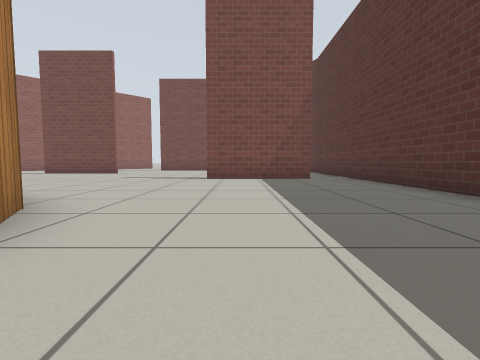
view 1 (above)

22 first-person views from a walk through a robot-simulator world made for Gazebo. The camera is 0.5 m above the floor, tilts 4° down and sees 85° across. The floor is counted in squares, 1 m on a side. Each view is taken from the middle of a square. On the plan, view 1 faces up. The plan holds only what a view shows up to about 9 squares ahead; the rest is blank. The robots in the file are not drawn. Gazebo's built-in surfaces are drawn with simple patterns.

view 2
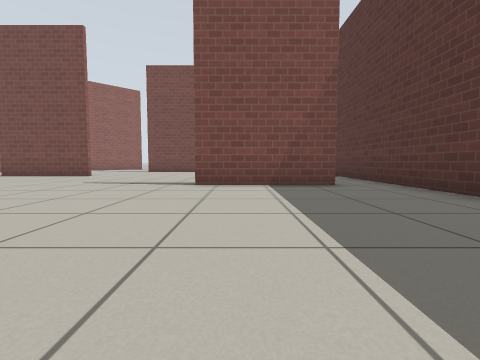

view 3
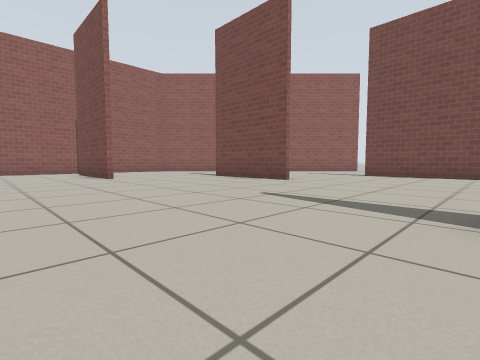

view 4
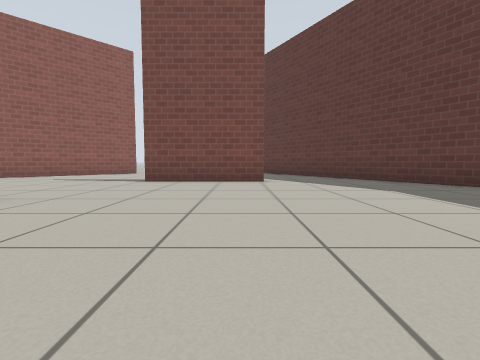

view 5
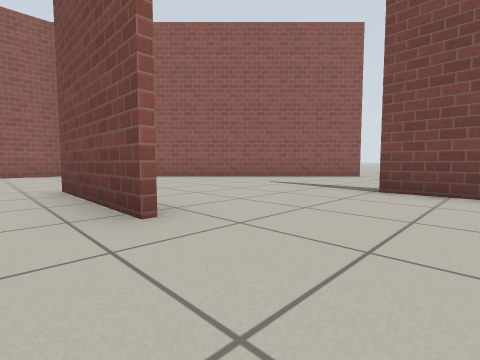

view 6
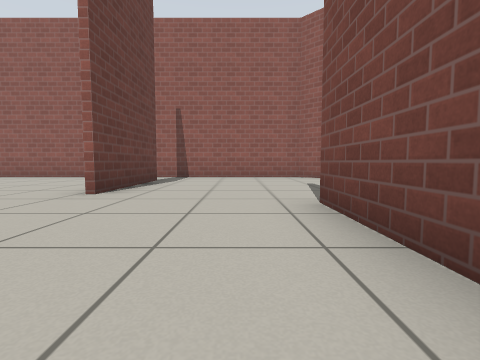

view 7
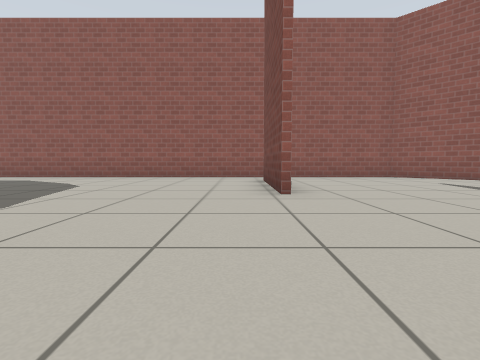

view 8
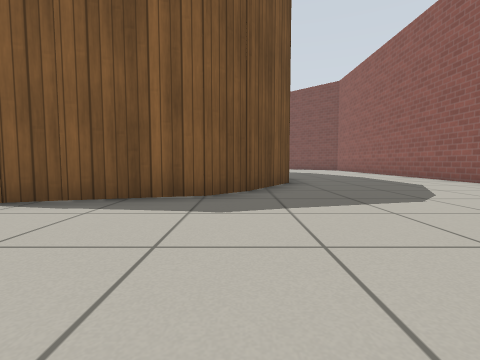

view 9
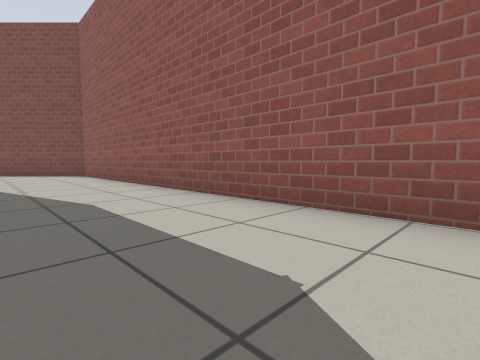

view 10
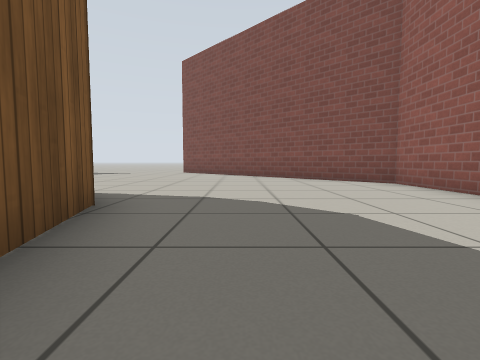

view 11
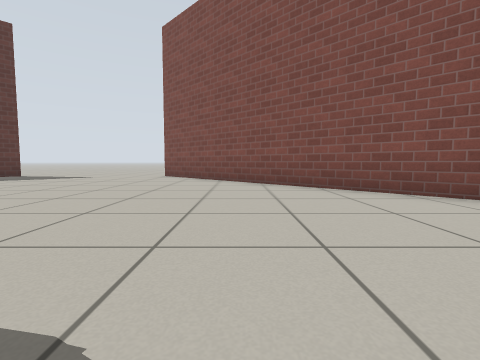

view 12
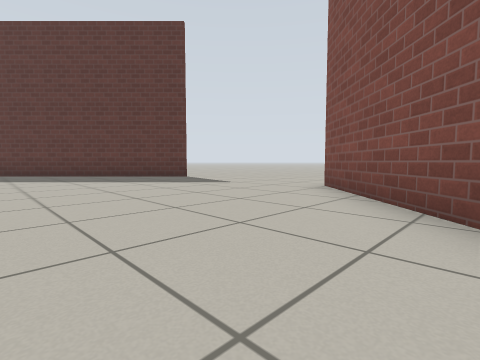

view 13
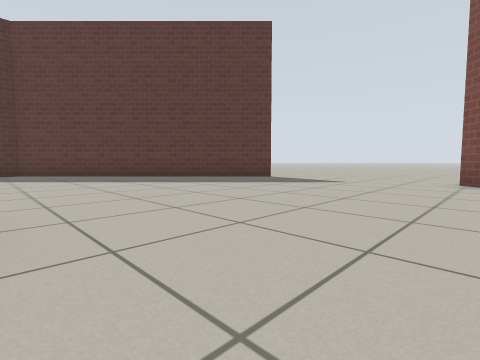

view 14
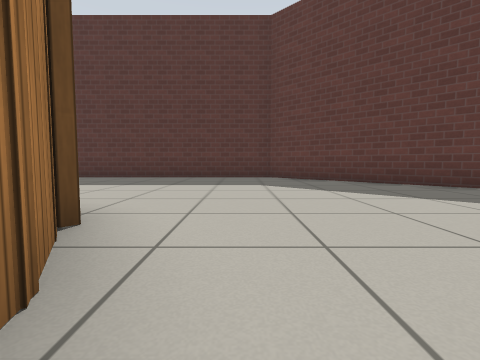

view 15
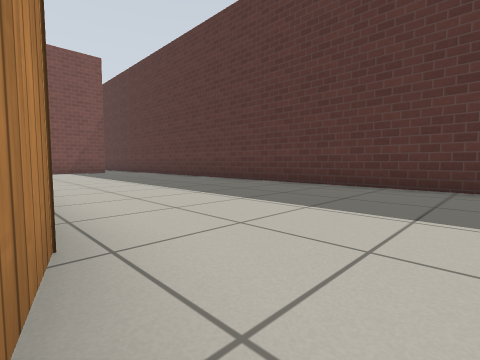

view 16
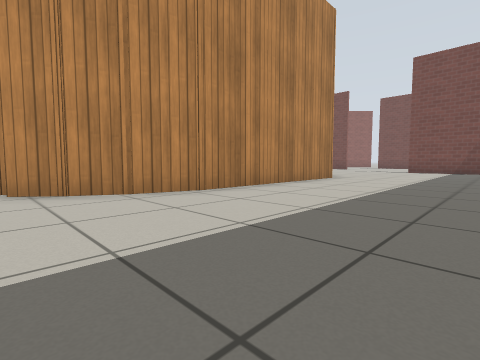

view 17
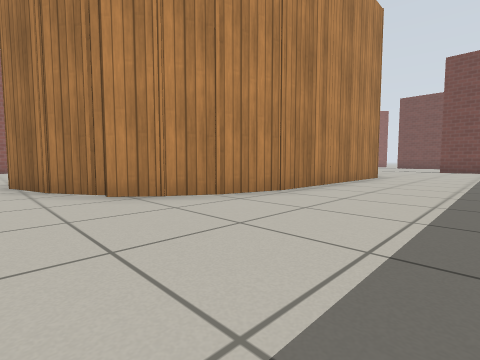

view 18
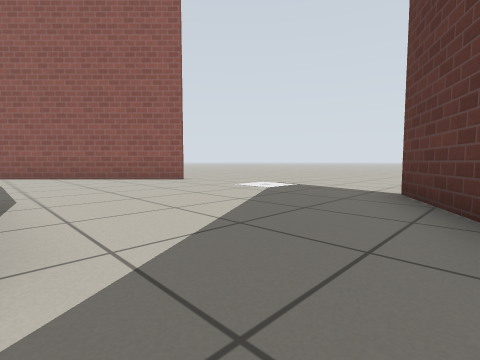

view 19
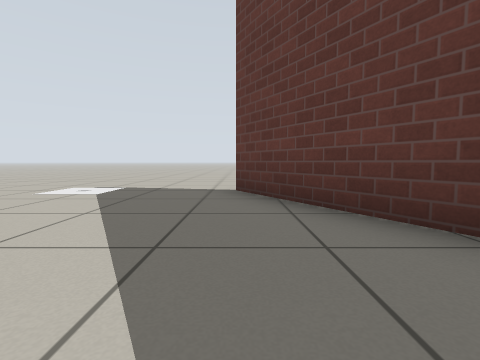

view 20
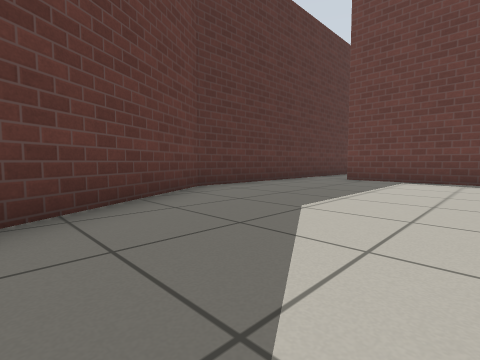

view 21
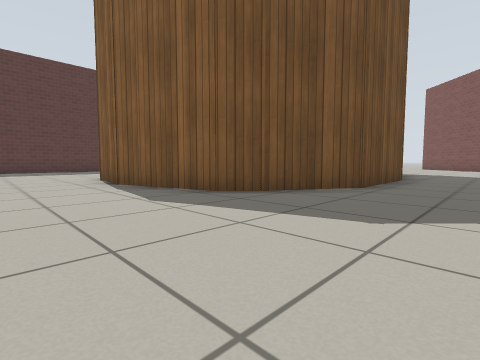

view 22
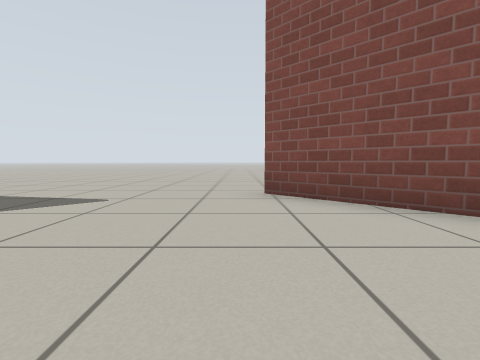

### Floor plan
Points are (right, up) in squares from view 1. A wall is a line through its corners. A room is listed if a view was taken in it or the views show most of it. See-through windows are left out.
Room 1 (views 1, 2, 3, 4, 5, 6, 7, 8, 9, 10, 11, 12, 13, 14, 15, 16, 17, 18, 19, 20, 21, 22)
walls: (-5.3, 3.9) (-3.4, 3.7); (-2.4, 2.9) (-1.9, 2.1); (-8.3, 2.4) (-7.5, 3.2) (-5, 3.9); (-1.7, 1.9) (-1.7, -3.4); (-8.9, 7.6) (-12, 7.6); (-0.8, 7.7) (2.1, 7.7); (-5.1, 11) (-8.2, 11); (-9.1, -2) (-9.1, 0.8) (-8.1, 2.7); (-1.7, -3.1) (-2.1, -4.5); (-12, 7.7) (-8.9, 7.7); (2.1, 7.6) (-1, 7.6); (-1.9, -4.2) (-2.5, -5.2); (-2.3, -5) (-3, -5.8); (-8.3, -5) (-8.8, -3.2); (-3.2, -5.7) (-4.2, -6.3); (-3.9, -6.2) (-5.5, -6.6); (-1.4, 14.6) (-4.5, 14.6); (-6.4, 19.1) (-13.5, 11.9) (-13.5, -8) (-7.3, -14.2); (-2.6, -14) (3.4, -8) (3.4, 11.8) (-1.1, 19.6)
ways out: opening at (-7, -15); opening at (-6.5, 20.5); opening at (-0.5, 20.5); gap at (2, 8)

Where each view was taken, in squares from view 1:
view 1: 0 up, 0 right, facing up
view 2: 2 up, 0 right, facing up
view 3: 5 up, 1 left, facing up-left
view 4: 8 up, 2 left, facing up
view 5: 10 up, 3 left, facing up-left
view 6: 10 up, 5 left, facing left
view 7: 7 up, 5 left, facing left
view 8: 7 up, 8 left, facing down
view 9: 2 up, 11 left, facing down-left
view 10: 2 down, 10 left, facing down
view 11: 5 down, 10 left, facing down
view 12: 9 down, 10 left, facing down-right
view 13: 7 down, 8 left, facing down-right
view 14: 7 down, 5 left, facing right
view 15: 5 down, 2 left, facing up-right
view 16: 6 down, 2 right, facing up-left
view 17: 7 down, 1 right, facing up-left
view 18: 15 up, 0 right, facing up-left
view 19: 15 up, 1 left, facing up
view 20: 15 up, 1 left, facing down-right
view 21: 6 up, 11 left, facing down-right
view 22: 10 down, 7 left, facing down
